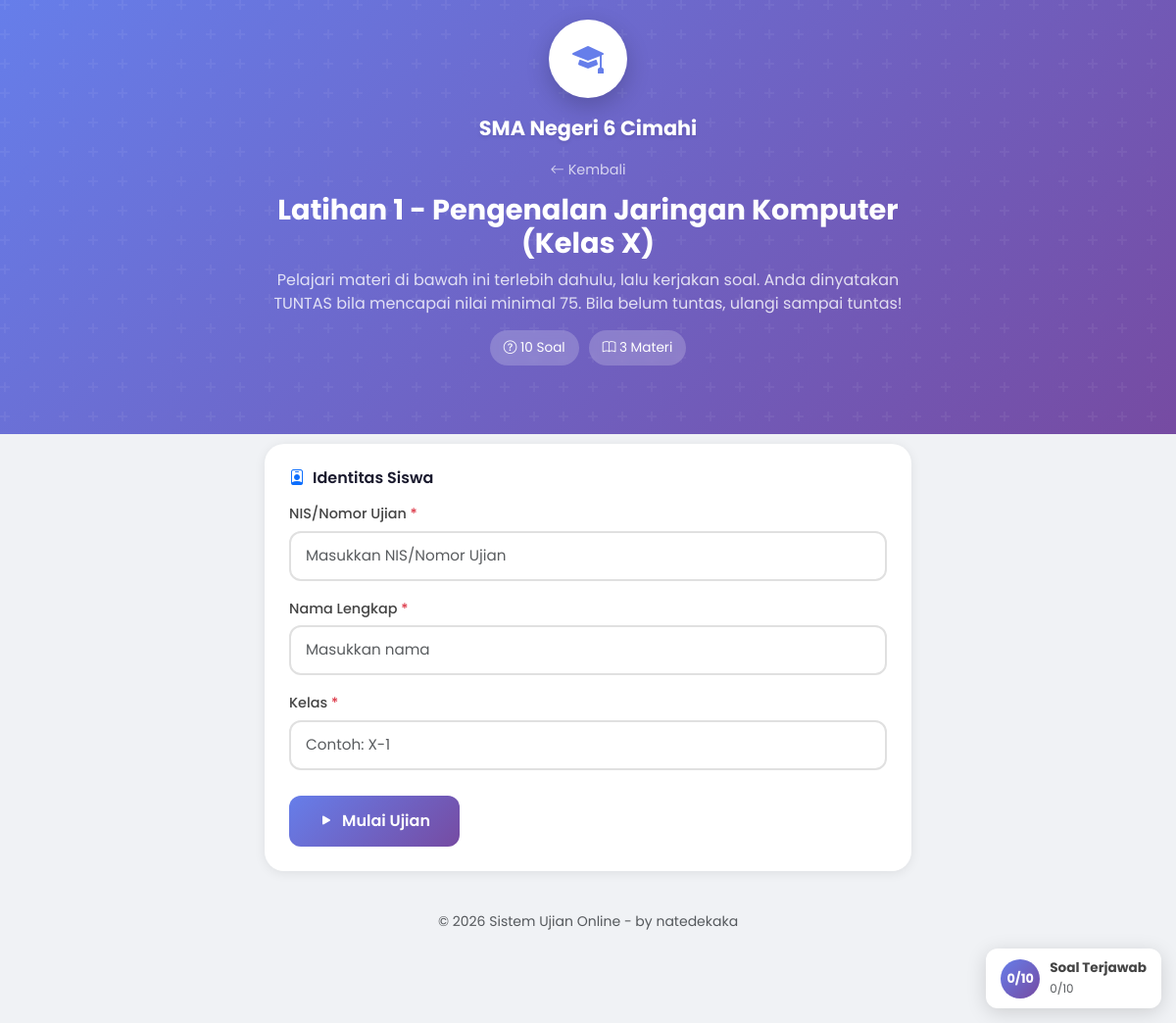
The app's page /ujian.php?id=1 with its own data.
### tables this page shows
CREATE TABLE `konfigurasi_sekolah` (
  `id` int NOT NULL AUTO_INCREMENT,
  `nama_sekolah` varchar(255) NOT NULL DEFAULT 'SMA Negeri 6 Cimahi',
  `logo` varchar(255) DEFAULT NULL,
  `warna_primer` varchar(20) DEFAULT '#667eea',
  `warna_sekunder` varchar(20) DEFAULT '#764ba2',
  `tampilkan_riwayat` enum('ya','tidak') DEFAULT 'ya',
  `created_at` timestamp NULL DEFAULT CURRENT_TIMESTAMP,
  `updated_at` timestamp NULL DEFAULT CURRENT_TIMESTAMP ON UPDATE CURRENT_TIMESTAMP,
  PRIMARY KEY (`id`)
);

CREATE TABLE `ujian` (
  `id` int NOT NULL AUTO_INCREMENT,
  `judul_ujian` varchar(255) NOT NULL,
  `deskripsi` text,
  `status` enum('aktif','nonaktif') DEFAULT 'nonaktif',
  `tgl_dibuat` datetime DEFAULT CURRENT_TIMESTAMP,
  `updated_at` timestamp NULL DEFAULT CURRENT_TIMESTAMP ON UPDATE CURRENT_TIMESTAMP,
  `kode_ujian` varchar(20) DEFAULT NULL,
  `allow_ip` text,
  `enable_browser_lock` enum('ya','tidak') DEFAULT 'tidak',
  `max_violations` int DEFAULT '10',
  `enable_device_check` enum('ya','tidak') DEFAULT 'tidak',
  `waktu_tersedia` int DEFAULT '0',
  `acak_soal` enum('ya','tidak') DEFAULT 'tidak',
  `acak_opsi` enum('ya','tidak') DEFAULT 'tidak',
  `tampilkan_review` enum('ya','tidak') DEFAULT 'tidak',
  `tampilkan_skor` enum('ya','tidak') DEFAULT 'ya',
  `target_nilai` decimal(5,2) NOT NULL DEFAULT '75.00',
  `wajib_tuntas` enum('ya','tidak') NOT NULL DEFAULT 'ya',
  PRIMARY KEY (`id`),
  KEY `idx_ujian_status` (`status`,`tgl_dibuat` DESC)
);

### config/init_sekolah.php (called while the page is built, shortened)
<?php
require_once 'database.php';
require_once __DIR__ . '/materi.php';
$konfigurasi_cache = null;
function getKonfigurasiSekolah($conn) {
    $result = $conn->query("SELECT * FROM konfigurasi_sekolah LIMIT 1");
    $konfigurasi_cache = $result->fetch_assoc();
    return $konfigurasi_cache;
}
?>

### config/materi.php (called while the page is built, shortened)
<?php
function materiDaftar($conn, $id_ujian, $with_konten = true) {
    $kolom = $with_konten ? 'id, judul, konten, urutan' : 'id, judul, urutan';
    $stmt = $conn->prepare("SELECT $kolom FROM materi WHERE id_ujian = ? ORDER BY urutan ASC, id ASC");
    $stmt->bind_param("i", $id_ujian);
    $stmt->execute();
    $result = $stmt->get_result();
    $daftar = [];
    while ($row = $result->fetch_assoc()) {
        $daftar[] = $row;
    }
    return $daftar;
}
?>

### ujian.php (the view, shortened to what this page needs)
<?php
require_once 'config/database.php';
require_once 'config/init_sekolah.php';
$sekolah = getKonfigurasiSekolah($conn);
$id_ujian = (int)$_GET['id'];
$stmt = $conn->prepare("SELECT * FROM ujian WHERE id = ?");
$stmt->bind_param("i", $id_ujian);
$stmt->execute();
$result = $stmt->get_result();
$ujian = $result->fetch_assoc();
    ?>
    <?php
$stmt = $conn->prepare("SELECT * FROM soal WHERE id_ujian = ?");
$stmt->bind_param("i", $id_ujian);
$stmt->execute();
$result = $stmt->get_result();
$soal_list = [];
while ($row = $result->fetch_assoc()) {
    $soal_list[] = $row;
}
if (isset($ujian['acak_soal']) && $ujian['acak_soal'] === 'ya') {
    shuffle($soal_list);
}
$materi_list = materiDaftar($conn, $id_ujian);
            ?>
<!DOCTYPE html>
<html lang id>
<head>
    <link href="vendor/bootstrap/bootstrap.min.css" rel="stylesheet">
    <link rel="stylesheet" href="vendor/bootstrap-icons/bootstrap-icons.min.css">
    <link href="vendor/fonts/poppins.css" rel="stylesheet">
</head>
<body>
    <div class="ujian-header">
        <div class="container">
            <div class="row align-items-center">
                <div class="col-12 text-center">
                    <div class="school-logo">
                        <?php if ($sekolah['logo'] && file_exists('uploads/' . $sekolah['logo'])): ?>
                            <img src="uploads/<?= $sekolah['logo'] ?>" alt="Logo">
                        <?php else: ?>
                            <i class="bi bi-mortarboard-fill"></i>
                        <?php endif; ?>
                    </div>
                    <div class="school-name"><?= htmlspecialchars($sekolah['nama_sekolah']) ?></div>
                    <div class="header-content">
                        <a href="index.php" class="back-link">
                            <i class="bi bi-arrow-left"></i> Kembali
                        </a>
                        <h1 class="exam-title"><?= htmlspecialchars($ujian['judul_ujian']) ?></h1>
                        <?php if ($ujian['deskripsi']): ?>
                        <p class="exam-desc"><?= htmlspecialchars($ujian['deskripsi']) ?></p>
                        <?php endif; ?>
                        <div class="header-badges">
                            <span class="badge-item">
                                <i class="bi bi-question-circle"></i> <?= count($soal_list) ?> Soal
                            </span>
                            <?php if (count($materi_list) > 0): ?>
                            <span class="badge-item">
                                <i class="bi bi-book"></i> <?= count($materi_list) ?> Materi
                            </span>
                            <?php endif; ?>
                        </div>
                    </div>
                </div>
            </div>
        </div>
    </div>
    <div class="container pb-5">
        <div id="examContent" style="<?= (!empty($ujian['kode_ujian']) && empty($_SESSION['exam_code_verified'])) ? 'display:none;' : '' ?>">
        <form method="POST" id="formUjian">
            <div id="identitySection">
                <div class="exam-card">
                    <h5><i class="bi bi-person-badge text-primary"></i> Identitas Siswa</h5>
                    <div class="mb-3">
                        <label class="form-label">NIS/Nomor Ujian <span class="text-danger">*</span></label>
                        <input type="text" name="nis" id="nisInput" class="form-control" required placeholder="Masukkan NIS/Nomor Ujian">
                    </div>
                    <div class="mb-3">
                        <label class="form-label">Nama Lengkap <span class="text-danger">*</span></label>
                        <input type="text" name="nama" id="namaInput" class="form-control" required placeholder="Masukkan nama">
                    </div>
                    <div class="mb-3">
                        <label class="form-label">Kelas <span class="text-danger">*</span></label>
                        <input type="text" name="kelas" id="kelasInput" class="form-control" required placeholder="Contoh: X-1">
                    </div>
                    <button type="button" class="btn-start" onclick="startWithIdentity()">
                        <i class="bi bi-play-fill me-2"></i>Mulai Ujian
                    </button>
                </div>
            </div>
        </form>
        </div>
        <div class="progress-indicator" id="progressIndicator">
            <div class="progress-circle">
                <span id="answeredCount">0/<?= count($soal_list) ?></span>
            </div>
            <div class="progress-text">
                <div class="fw-bold">Soal Terjawab</div>
                <small class="text-muted" id="progressPercent">0/<?= count($soal_list) ?></small>
            </div>
        </div>
        <footer class="text-center text-muted py-4">
            <small>&copy; <?= date('Y') ?> Sistem Ujian Online - by natedekaka</small>
        </footer>
    </div>
</body>
</html>

### records on screen
konfigurasi_sekolah: nama_sekolah "SMA Negeri 6 Cimahi"
ujian: judul_ujian "Latihan 1 - Pengenalan Jaringan Komputer (Kelas X)", deskripsi "Pelajari materi di bawah ini terlebih dahulu, lalu kerjakan soal. Anda dinyatakan TUNTAS bila mencapai nilai minimal 75. Bila belum tuntas, ulangi sampai tuntas!"

### other values on screen
count($soal_list) "10"
count($materi_list) "3"
